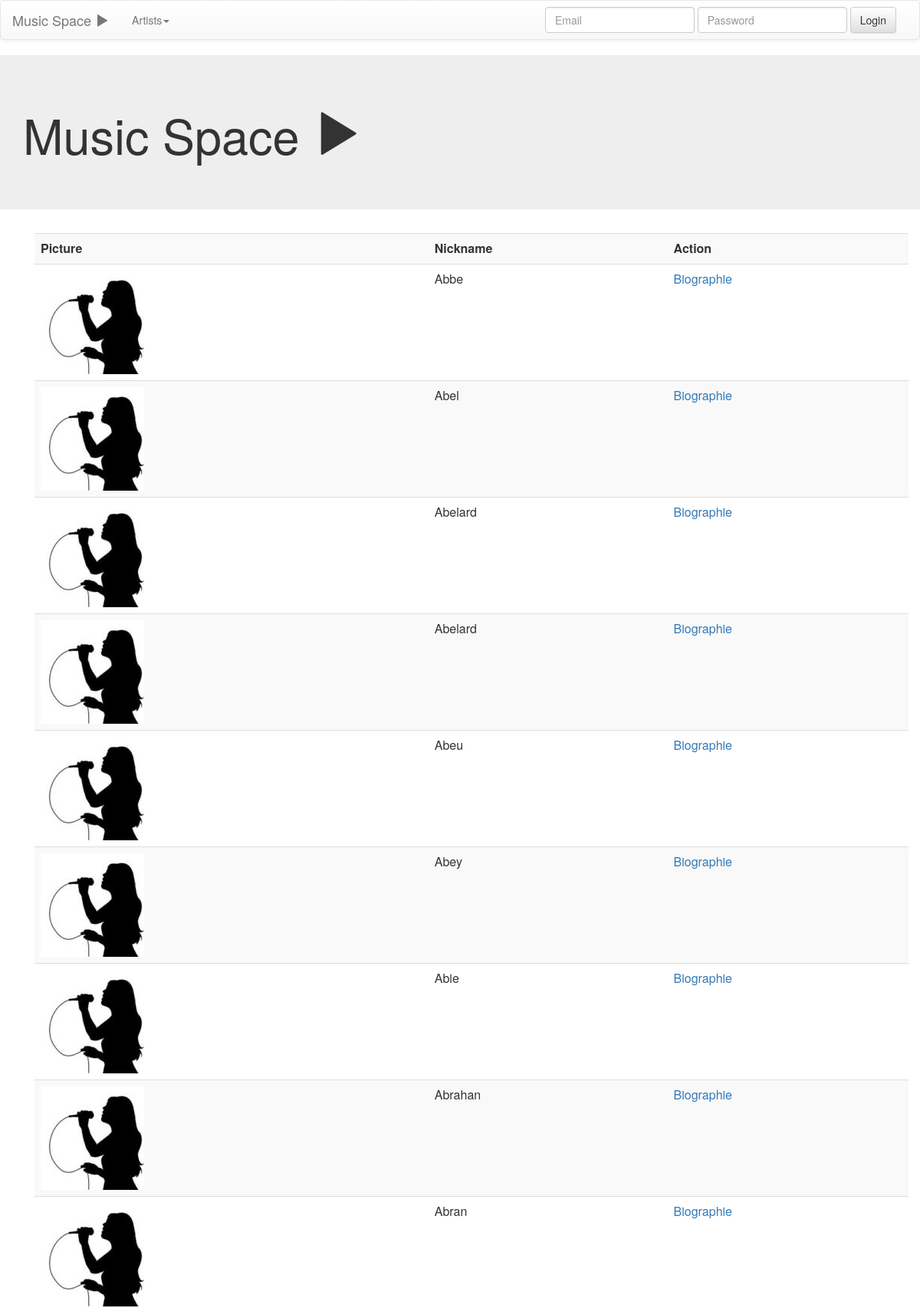
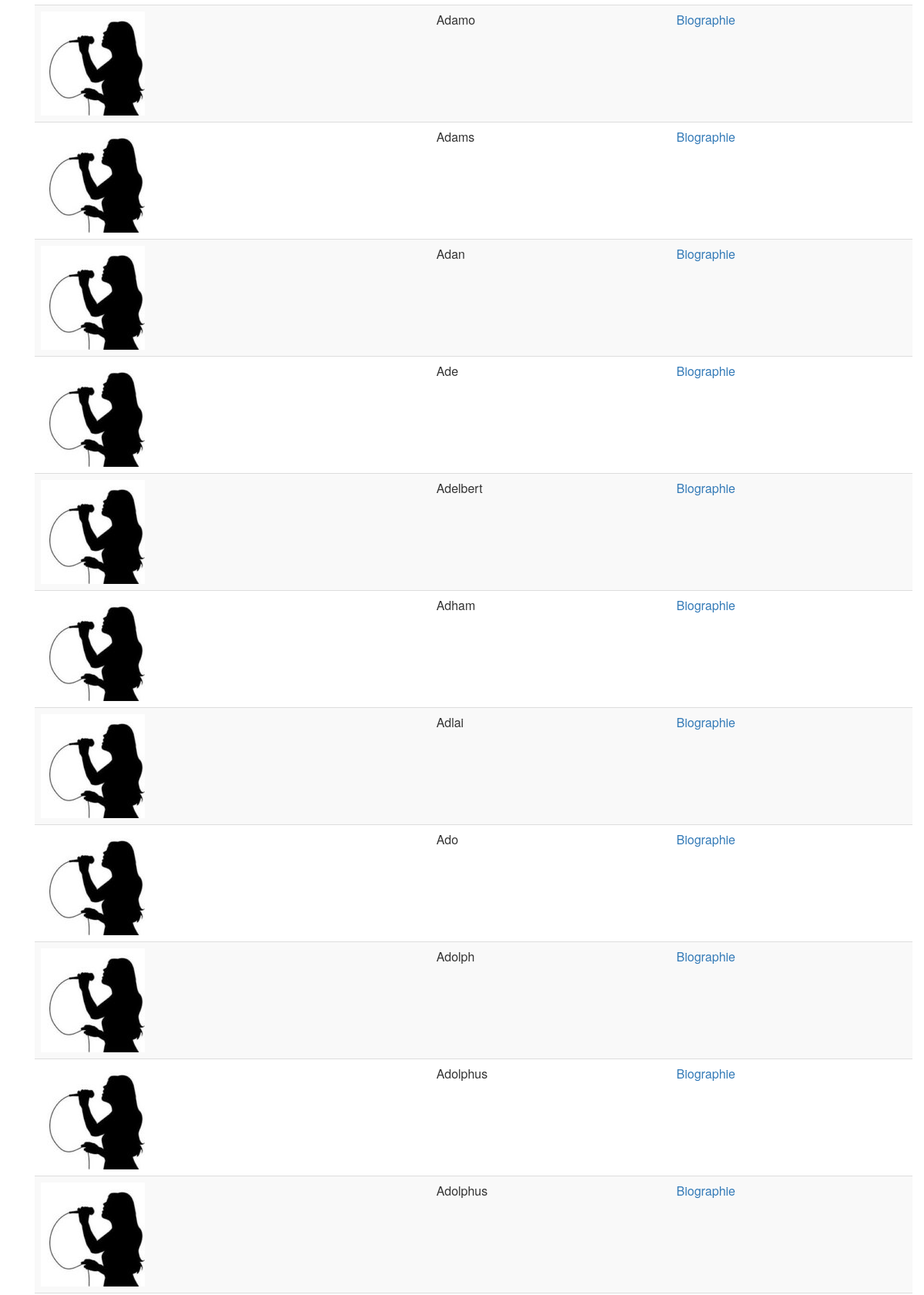
The app's page /index.php?controller=Artist&action=show&offset=0&limit=25 (upper part) with its own data (2 pictures, top to bottom).
### tables this page shows
CREATE TABLE IF NOT EXISTS `Artist` (
  `id` INT NOT NULL AUTO_INCREMENT,
  `name` VARCHAR(45) NULL,
  `surname` VARCHAR(45) NULL,
  `nickname` VARCHAR(45) NOT NULL,
  `birthdate` DATE NULL,
  `birthplace` VARCHAR(45) NULL,
  `biography` TEXT NULL,
  `picture` VARCHAR(255) NULL,
  `website` TEXT NULL,
  `User_id` INT NULL,
  PRIMARY KEY (`id`));

### controller/ArtistController.controller.php (called while the page is built, shortened)
<?php
class ArtistController extends Controller{
    private  $artistDb;
    public function __construct() {
        $this->artistDb = new ArtistDb();
    }
    function show(){
        $this->refresh();
    }
    private function refresh(){
         $this->data->artists = $this->artistDb->findWithLimitOrderBy(
                 isset($this->request['offset']) ? $this->request['offset']*25 : 0,
                 isset ($this->request['limit']) ? ($this->request['limit']) : 25,
                 'nickname'
        );
         $this->getView("artist_index");
    }
}

### index.php (called while the page is built, shortened)
<?php
include 'library/config.library.php';
include 'Autoloader.php';
Engine::Route($_GET['controller'], $_GET['action'], new stdClass());

### library/DbBase.library.php (called while the page is built, shortened)
<?php
class DbBase {
    public $dbh;
    private $statement;
    protected $table;
    public function __construct($table = ""){
        $dsn = "mysql:dbname=".Config::getInstance()->get("db_name")
                     .";host=".Config::getInstance()->get("db_host")."";
        $user = Config::getInstance()->get("db_user");
        $pass = Config::getInstance()->get("db_pass");
        $this->dbh = new PDO($dsn, $user, $pass);
        $this->table = $table;
    }
    private function executeQuery($query = "",  $params = array()){
        $this->statement = $this->dbh->prepare($query);
        return $this->statement->execute();
    }
    public function fetchAll($query = "", $params = array()){
       $this->executeQuery($query, $params);
       return $this->statement->fetchAll();
    }
     public function findWithLimitOrderBy($offset,$limit,$orderColumnName){
         return $this->fetchAll("SELECT * FROM $this->table ORDER BY $orderColumnName LIMIT $offset , $limit");
    }
}

### library/config.library.php (called while the page is built, shortened)
<?php
class Config {
   private static $_instance = null;
   private $config = array();
   private function __construct() {
      $preconfig =  __DIR__.'/../config/init.json';
       $contents = file_get_contents($preconfig);
       $preconfig = json_decode($contents, true);
       $this->config = $preconfig;
   }
   public static function getInstance() {
     if(is_null(self::$_instance)) {
       self::$_instance = new Config();
     }
     return self::$_instance;
   }
   public function get($key = ""){
      return $this->config[$key];
   }
   public function set($key = "", $value = ""){
       $this->config[$key] = $value;
   }
}
?>

### Autoloader.php (called while the page is built, shortened)
<?php
class Autoloader
{
    public static function register()
    {
        spl_autoload_register(function ($class) {
            $fileLibrary =  __DIR__.'/'.Config::getInstance()->get('library_dir').'/'.$class.'.library.php';
            $fileController =  __DIR__.'/'.Config::getInstance()->get('controller_dir').'/'.$class.'.controller.php';
            $fileModel =  __DIR__.'/'.Config::getInstance()->get('model_dir').'/'.$class.'.model.php';
            if (file_exists($fileLibrary)) {
                return true;
            }elseif(file_exists($fileController)){
                require $fileController;
            }elseif(file_exists($fileModel)){
                require $fileModel;
                return true;
            }else{
                return false;
            }
        });
    }
}
?>

### library/FileManager.library.php (called while the page is built, shortened)
<?php
class FileManager {
     public static function GetFilePathForFront($file_name){
        return Config::getInstance()->get('file_directory').$file_name;
    }
}

### library/ImageUtil.library.php (called while the page is built, shortened)
<?php
class ImageUtil {
    public static function getDefaultImage($entity,$resized){
         if($resized){
           return FileManager::GetFilePathForFront("images/resized/".$entity ."_default.jpg");
          }else{
             return FileManager::GetFilePathForFront("images/default/".$entity ."_default.jpg");
          }
        }
   }

### view/_artist_index.php (the view, shortened to what this page needs)
<table class = "table table-striped table-hover">
    <th>Picture</th>
    <th>Nickname</th>
    <th>Action</th>
<?php foreach ($data->artists as $artist): ?>
     <tr>
     <td><img src ="<?= !empty($artist['picture']) ? ImageUtil::getImage($artist['picture'],true) :  ImageUtil::getDefaultImage("artist",true)?>" /></td>
     <td><?= $artist['nickname'] ?></td>
     <td> <a href="/mediadb/index.php?id=<?= $artist['id'] ?>&controller=ArtistDetail&action=biography">Biographie</a>
     </tr>
<?php endforeach; ?>
</table>

### public/styles.css (style rules this page uses)
img { z-index: 99999999999999; }

### records on screen
artist: nickname "Abbe"
artist: nickname "Abel"
artist: nickname "Abelard"
artist: nickname "Abelard"
artist: nickname "Abeu"
artist: nickname "Abey"
artist: nickname "Abie"
artist: nickname "Abrahan"
artist: nickname "Abran"
artist: nickname "Adamo"
artist: nickname "Adams"
artist: nickname "Adan"
artist: nickname "Ade"
artist: nickname "Adelbert"
artist: nickname "Adham"
artist: nickname "Adlai"
artist: nickname "Ado"
artist: nickname "Adolph"
artist: nickname "Adolphus"
artist: nickname "Adolphus"
